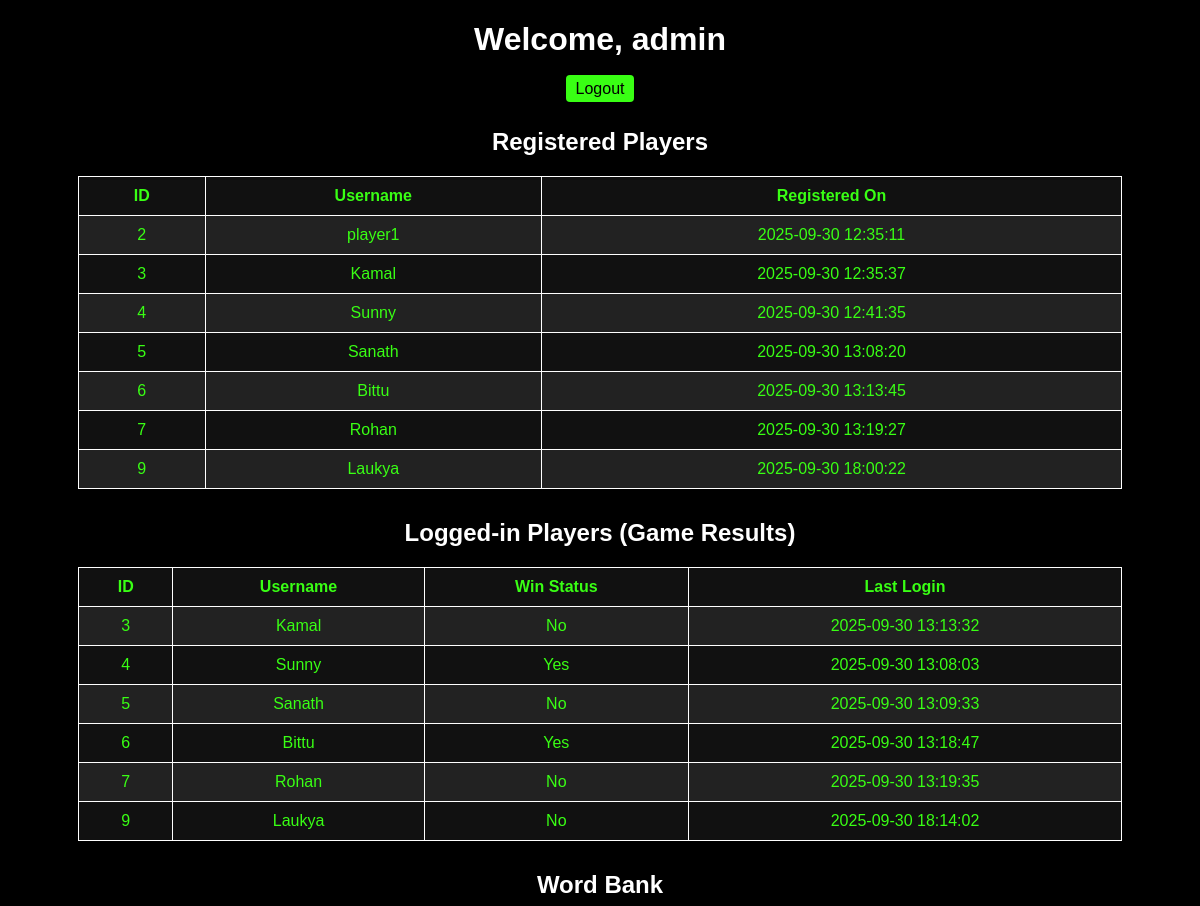
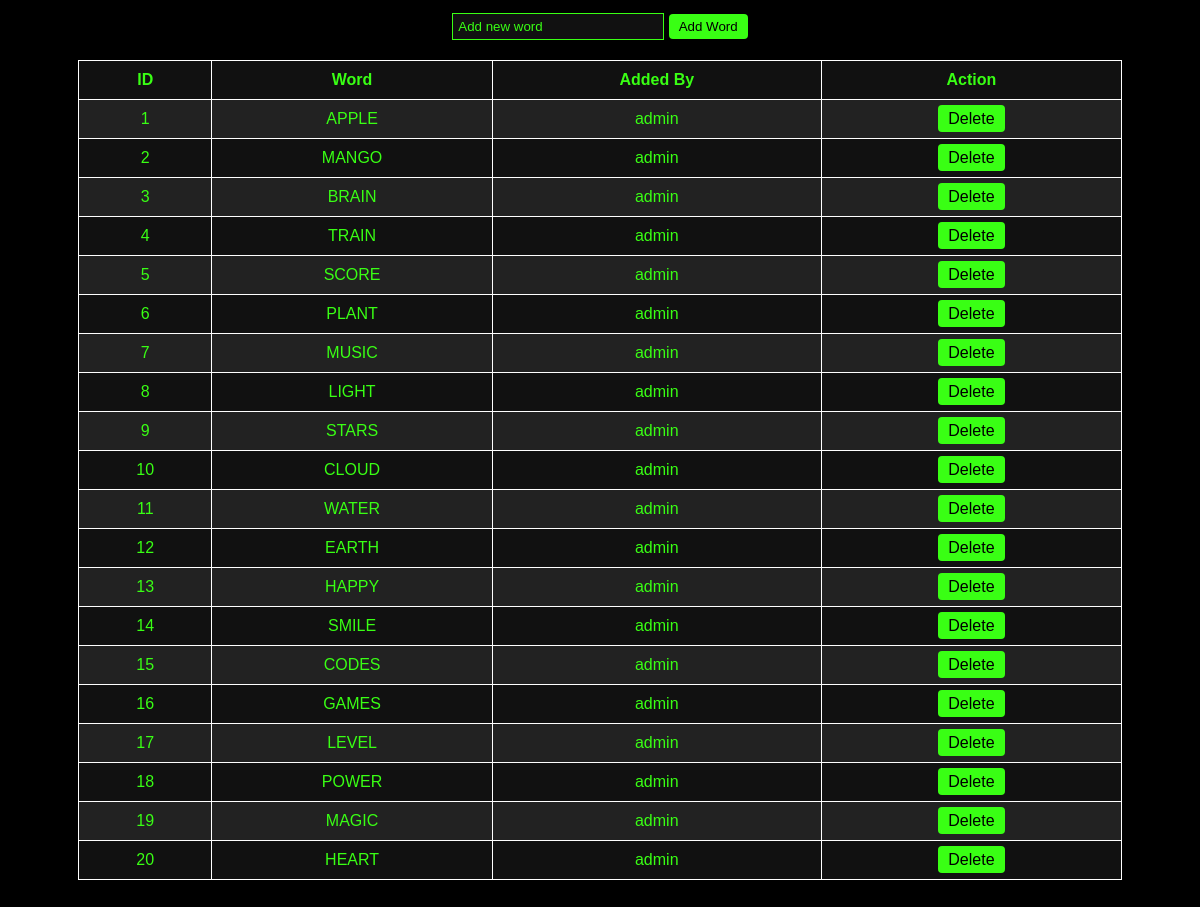
The page /admin/dashboard (signed in) on the database its author committed (2 pictures, top to bottom).
### tables this page shows
CREATE TABLE users (
    id INTEGER PRIMARY KEY AUTOINCREMENT,
    username TEXT UNIQUE NOT NULL,
    password TEXT NOT NULL,
    role TEXT NOT NULL,
    reg_date TEXT NOT NULL,
    win_status TEXT,
    last_login TEXT
);

CREATE TABLE words (
    id INTEGER PRIMARY KEY AUTOINCREMENT,
    word TEXT UNIQUE NOT NULL,
    added_by TEXT NOT NULL
);

### app.py (the view)
@app.route("/admin/dashboard")
def admin_dashboard():
    if 'admin' not in session:
        return redirect(url_for('admin_page'))
    conn = get_db_connection()
    cursor = conn.cursor()
    cursor.execute("SELECT * FROM users WHERE role='PLAYER'")
    players = cursor.fetchall()
    cursor.execute("SELECT * FROM users WHERE role='PLAYER' AND last_login IS NOT NULL")
    logged_in_players = cursor.fetchall()
    cursor.execute("SELECT * FROM words")
    words = cursor.fetchall()
    conn.close()
    return render_template("admin_dashboard.html",
                           admin=session['admin'],
                           players=players,
                           logged_in_players=logged_in_players,
                           words=words)

### app.py (called while the page is built)
def get_db_connection():
    conn = sqlite3.connect("game.db")
    conn.row_factory = sqlite3.Row
    return conn

### templates/admin_dashboard.html (shortened to what this page needs)
<!DOCTYPE html>
<html lang="en">
<head>
</head>
<body>
  <h1>Welcome, {{ admin }}</h1>
  <div style="text-align:center; margin-bottom: 30px;">
    <a href="{{ url_for('admin_logout') }}">Logout</a>
  </div>
  <h2>Registered Players</h2>
  <table>
    <tr>
      <th>ID</th>
      <th>Username</th>
      <th>Registered On</th>
    </tr>
    {% for player in players %}
    <tr>
      <td>{{ player.id }}</td>
      <td>{{ player.username }}</td>
      <td>{{ player.reg_date }}</td>
    </tr>
    {% endfor %}
  </table>
  <h2>Logged-in Players (Game Results)</h2>
  <table>
    <tr>
      <th>ID</th>
      <th>Username</th>
      <th>Win Status</th>
      <th>Last Login</th>
    </tr>
    {% for lp in logged_in_players %}
    <tr>
      <td>{{ lp.id }}</td>
      <td>{{ lp.username }}</td>
      <td>{{ lp.win_status }}</td>
      <td>{{ lp.last_login }}</td>
    </tr>
    {% endfor %}
  </table>
  <h2>Word Bank</h2>
  <form method="POST" action="{{ url_for('add_word') }}">
    <input type="text" name="word" placeholder="Add new word" required>
    <button type="submit">Add Word</button>
  </form>
  <table>
    <tr>
      <th>ID</th>
      <th>Word</th>
      <th>Added By</th>
      <th>Action</th>
    </tr>
    {% for w in words %}
    <tr>
      <td>{{ w.id }}</td>
      <td>{{ w.word }}</td>
      <td>{{ w.added_by }}</td>
      <td><a href="{{ url_for('delete_word', word_id=w.id) }}">Delete</a></td>
    </tr>
    {% endfor %}
  </table>
</body>
</html>

### templates/admin_dashboard.html (style rules this page uses)
body { font-family: Arial, sans-serif; margin: 20px; background-color: #000; color: #39FF14; }
h1, h2 { text-align: center; color: #fff; }
table { width: 90%; margin: 10px auto 30px auto; border-collapse: collapse; background-color: #111; box-shadow: 0 2px 5px rgba(0,0,0,0.5); }
th, td { padding: 10px; border: 1px solid white; text-align: center; color: #39FF14; }
th { background-color: #111; }
tr:nth-child(even) { background-color: #222; }
a, button { text-decoration: none; color: #000; background-color: #39FF14; padding: 5px 10px; border: none; border-radius: 4px; cursor: pointer; }
form { text-align: center; margin-bottom: 20px; }
input[type="text"] { padding: 5px; width: 200px; background-color: #111; color: #39FF14; border: 1px solid #39FF14; }
input[type="text"]::placeholder { color: #39FF14; }

### rows shown on the page
users: id "2", username "player1", reg_date "2025-09-30 12:35:11"
users: id "3", username "Kamal", reg_date "2025-09-30 12:35:37", win_status "No", last_login "2025-09-30 13:13:32"
users: id "4", username "Sunny", reg_date "2025-09-30 12:41:35", win_status "Yes", last_login "2025-09-30 13:08:03"
users: id "5", username "Sanath", reg_date "2025-09-30 13:08:20", win_status "No", last_login "2025-09-30 13:09:33"
users: id "6", username "Bittu", reg_date "2025-09-30 13:13:45", win_status "Yes", last_login "2025-09-30 13:18:47"
users: id "7", username "Rohan", reg_date "2025-09-30 13:19:27", win_status "No", last_login "2025-09-30 13:19:35"
users: id "9", username "Laukya", reg_date "2025-09-30 18:00:22", win_status "No", last_login "2025-09-30 18:14:02"
words: id "1", word "APPLE", added_by "admin"
words: id "2", word "MANGO", added_by "admin"
words: id "3", word "BRAIN", added_by "admin"
words: id "4", word "TRAIN", added_by "admin"
words: id "5", word "SCORE", added_by "admin"
words: id "6", word "PLANT", added_by "admin"
words: id "7", word "MUSIC", added_by "admin"
words: id "8", word "LIGHT", added_by "admin"
words: id "9", word "STARS", added_by "admin"
words: id "10", word "CLOUD", added_by "admin"
words: id "11", word "WATER", added_by "admin"
words: id "12", word "EARTH", added_by "admin"
words: id "13", word "HAPPY", added_by "admin"
words: id "14", word "SMILE", added_by "admin"
words: id "15", word "CODES", added_by "admin"
words: id "16", word "GAMES", added_by "admin"
words: id "17", word "LEVEL", added_by "admin"
words: id "18", word "POWER", added_by "admin"
words: id "19", word "MAGIC", added_by "admin"
words: id "20", word "HEART", added_by "admin"

### other values the page prints
{{ admin }} "admin"
